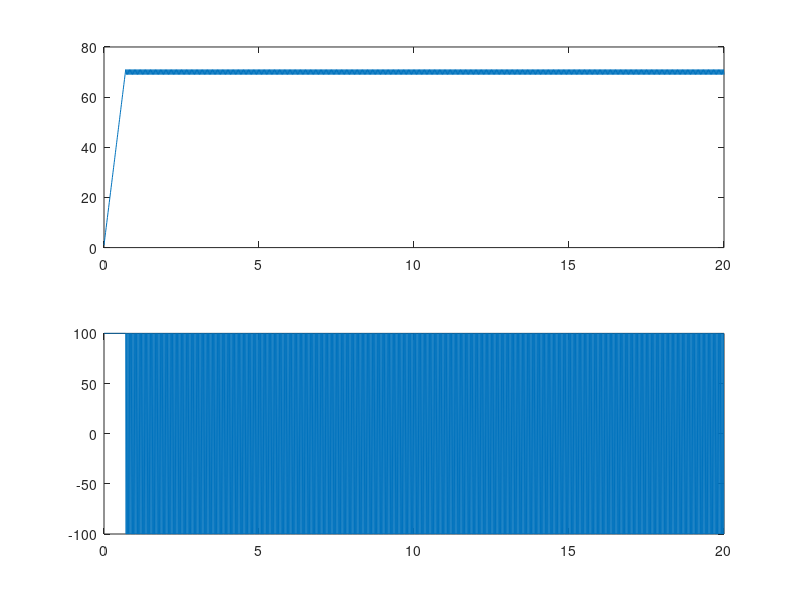
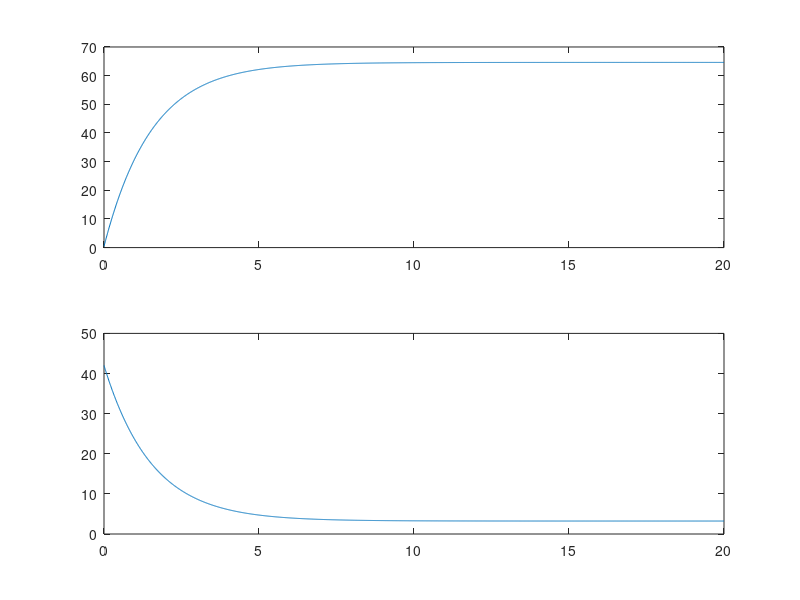
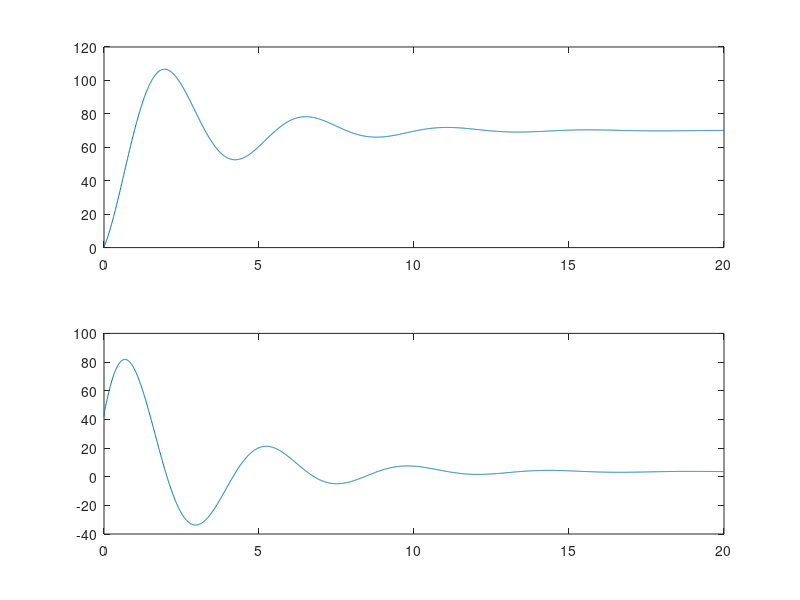
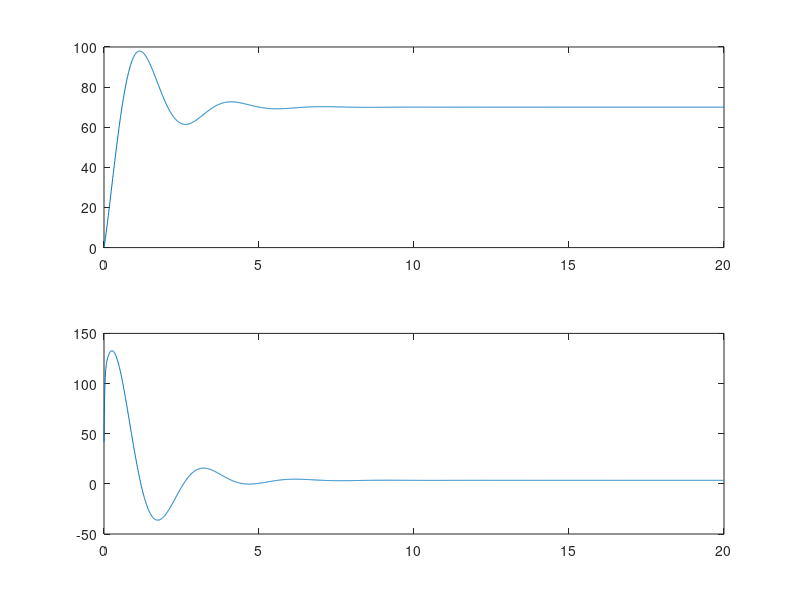

Write the MATLAB code that produced these figures, in order.
close all;
clear all;
clc;
% This program demonstates the need for PID controllers
%% Attempt 1 (Bang Bang Control)
%u=u_max, error>0 (r>y)
%u=u_min, error<0 (r<y)
%where r is the reference signal to be tracked, u is the control signal
%and y is the measured output for the cruise controller, x_dot=(c/m)*u where
%x is the state of the system, x=velocity of the robot.
u_max=100; %max acceleration possible
u_min=-100; %max deceleration possible due to application of brakes
x=0; %the system starts from rest
y=x; %measured output speed
r=70;%reference signal to be tracked
C=1; %ratio of c/m
u=[];
X=[];
T=[];
del_t=0.01;
for t=0:del_t:20
    if r-y>0
        u_i=u_max;
    elseif r-y<0
        u_i=u_min;
    end
    x=x+u_i*del_t;
    y=x;
    X=[X x];
    u=[u u_i];
    T=[T t];
end
figure;
subplot(2,1,1);
plot(T,X);
subplot(2,1,2);
plot(T,u);
%% Attempt 2 (P-regulator)
x_p=0;
K_p=0.6; % Proportional gain
gamma=0.05; %air resistance coefficient
y_p=x_p;
e_p=r-y_p;
u_p=K_p*e_p;
X_p=[];
U_p=[];
T_p=[];
for t_p=0:del_t:20
    e_p=r-y_p
    u_p=K_p*e_p;
    x_p=x_p+u_p*del_t-gamma*x_p*del_t;
    y_p=x_p;
    X_p=[X_p x_p];
    T_p=[T_p t_p];
    U_p=[U_p u_p];
end
figure;
subplot(2,1,1);
plot(T_p,X_p);
subplot(2,1,2);
plot(T_p,U_p);

%% Attempt 3(PI regulator)
x_pi=0;
K_i=2;%integral gain
y_pi=x_pi;
t_pi=0;
e_old=r-x_pi; % no error for reference (=0)
u_pi=K_p*e_old;
x_pi=x_pi+u_pi*del_t-gamma*x_pi*del_t;
X_pi=[x_pi];
U_pi=[u_pi];
T_pi=[t_pi];
for t_pi=0.01:del_t:20;
    e_pi=r-x_pi;
    E_pi=e_pi+e_old;
    e_old=E_pi;
    u_pi=K_p*e_pi+K_i*E_pi*del_t;
    x_pi=x_pi+u_pi*del_t-gamma*x_pi*del_t;
    X_pi=[X_pi x_pi];
    T_pi=[T_pi t_pi];
    U_pi=[U_pi u_pi];
end
figure;
subplot(2,1,1);
plot(T_pi,X_pi);
subplot(2,1,2);
plot(T_pi,U_pi);

%% Attempt 4(PID regulator)
x_pid=0;
K_d=0.6;
y_pid=x_pid;
t_pid=0;
e_old_pid=r-x_pid; % no error for reference (=0)
u_pid=K_p*e_old_pid;
x_pid=x_pid+u_pid*del_t-gamma*x_pid*del_t;
X_pid=[x_pid];
U_pid=[u_pid];
T_pid=[t_pid];
e_oldy=e_old_pid;
for t_pid=0.01:del_t:20
    e_pid=r-x_pid;
    E_pid=e_pid+e_old_pid;
    e_dot=e_oldy-e_pid;
    e_old_pid=E_pid;
    e_oldy=e_pid;
    u_pid=K_p*e_pid+K_i*E_pid*del_t+K_d*e_dot/del_t;
    x_pid=x_pid+u_pid*del_t-gamma*x_pid*del_t;
    X_pid=[X_pid x_pid];
    T_pid=[T_pid t_pid];
    U_pid=[U_pid u_pid];
end
figure;
subplot(2,1,1);
plot(T_pid,X_pid);
subplot(2,1,2);
plot(T_pid,U_pid);